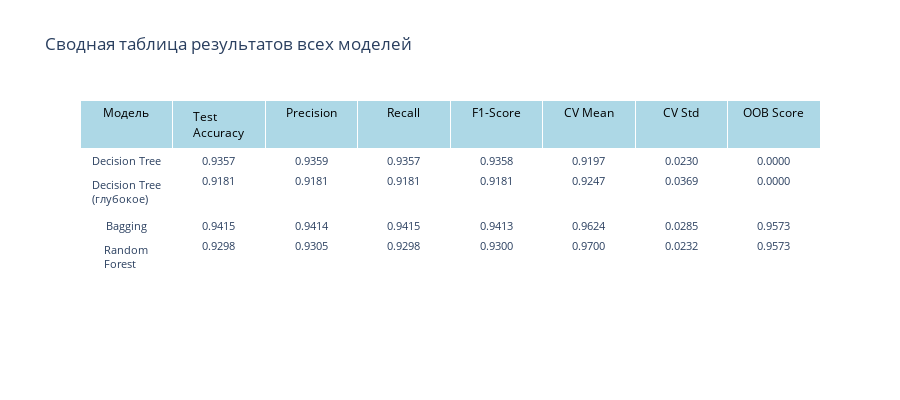

Here is the notebook cell this chart was saved with:
### Code cell
# Обучение и оценка всех моделей (использует helper функции)
results = []

for name, model in models.items():
    print(f"Обучение {name}...")
    result = evaluate_model(model, X_train, X_test, y_train, y_test, name)
    results.append(result)

results_df = pd.DataFrame(results)
print("\n=== СВОДНАЯ ТАБЛИЦА РЕЗУЛЬТАТОВ ===")
print(results_df.round(4).to_string(index=False))

# Интерактивная сводная таблица
fig_summary = create_comparison_table(results_df)
fig_summary.show()

### Figure 1 — Plotly figure (JSON) as saved in the notebook; plotly's stock layout.template omitted (floating-point values rounded to 4 significant figures)
{"data": [{"cells": {"align": "center", "fill": {"color": "white"}, "font": {"size": 11}, "format": [null, ".4f", ".4f", ".4f", ".4f", ".4f", ".4f", ".4f"], "values": [["Decision Tree", "Decision Tree (глубокое)", "Bagging", "Random Forest"], [0.9357, 0.9181, 0.9415, 0.9298], [0.9359, 0.9181, 0.9414, 0.9305], [0.9357, 0.9181, 0.9415, 0.9298], [0.9358, 0.9181, 0.9413, 0.93], [0.9197, 0.9247, 0.9624, 0.97], [0.02298, 0.03693, 0.02851, 0.02316], [null, null, 0.9573, 0.9573]]}, "header": {"align": "center", "fill": {"color": "lightblue"}, "font": {"color": "black", "size": 12}, "values": ["Модель", "Test Accuracy", "Precision", "Recall", "F1-Score", "CV Mean", "CV Std", "OOB Score"]}, "type": "table"}], "layout": {"height": 400, "title": {"text": "Сводная таблица результатов всех моделей"}}}
